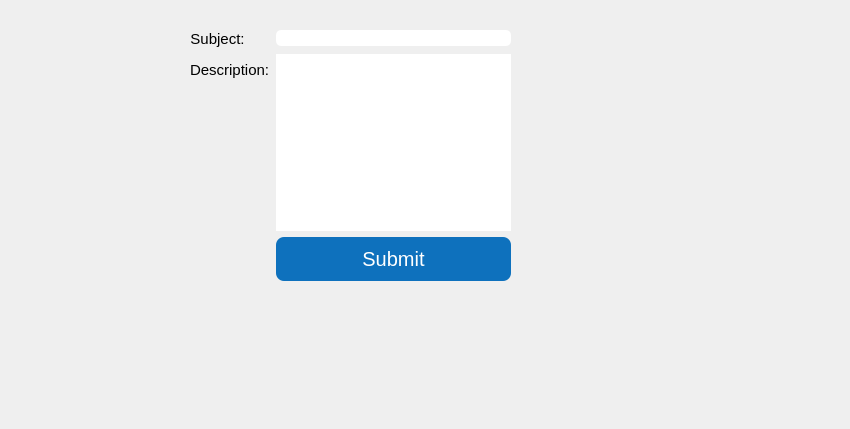
<?xml version="1.0" encoding="UTF-8"?>
<ui version="4.0">
 <class>SubmitApp</class>
 <widget class="QDialog" name="SubmitApp">
  <property name="geometry">
   <rect>
    <x>0</x>
    <y>0</y>
    <width>850</width>
    <height>429</height>
   </rect>
  </property>
  <property name="windowTitle">
   <string>Dialog</string>
  </property>
  <widget class="QWidget" name="formLayoutWidget">
   <property name="geometry">
    <rect>
     <x>190</x>
     <y>30</y>
     <width>321</width>
     <height>251</height>
    </rect>
   </property>
   <layout class="QFormLayout" name="formLayout_2">
    <item row="0" column="1">
     <widget class="QLineEdit" name="lineEdit">
      <property name="styleSheet">
       <string notr="true">border-radius:5px;</string>
      </property>
     </widget>
    </item>
    <item row="1" column="0">
     <widget class="QLabel" name="label_5">
      <property name="font">
       <font>
        <family>Arial</family>
        <pointsize>11</pointsize>
       </font>
      </property>
      <property name="text">
       <string>Description:</string>
      </property>
     </widget>
    </item>
    <item row="2" column="1">
     <widget class="QPushButton" name="pushButton">
      <property name="font">
       <font>
        <family>Arial</family>
        <pointsize>-1</pointsize>
       </font>
      </property>
      <property name="styleSheet">
       <string notr="true">border-radius:8px;
background-color:rgb(14, 113, 189);
color:white;
font-size:20px;padding:10px 5px;</string>
      </property>
      <property name="text">
       <string>Submit</string>
      </property>
     </widget>
    </item>
    <item row="0" column="0">
     <widget class="QLabel" name="label_6">
      <property name="font">
       <font>
        <family>Arial</family>
        <pointsize>11</pointsize>
        <bold>false</bold>
       </font>
      </property>
      <property name="text">
       <string>Subject:</string>
      </property>
      <property name="alignment">
       <set>Qt::AlignCenter</set>
      </property>
     </widget>
    </item>
    <item row="1" column="1">
     <widget class="QPlainTextEdit" name="plainTextEdit">
      <property name="whatsThis">
       <string>&lt;html&gt;&lt;head/&gt;&lt;body&gt;&lt;p placeholder=&quot;Message&quot;&gt;
&lt;br/&gt;&lt;/p&gt;&lt;/body&gt;&lt;/html&gt;</string>
      </property>
      <property name="styleSheet">
       <string notr="true">border-radius:5px;</string>
      </property>
     </widget>
    </item>
   </layout>
  </widget>
 </widget>
 <resources/>
 <connections/>
</ui>
